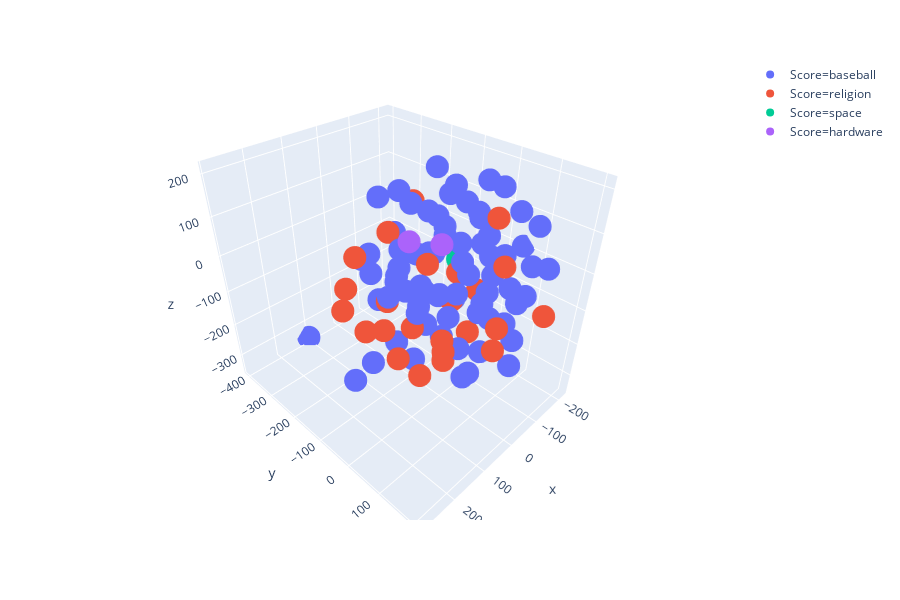

This figure's notebook cell:
### Code cell
fig = px.scatter_3d(df, x="x", y="y", z="z",color="Score")
fig.show()

### Figure 1 — Plotly figure (JSON) as saved in the notebook; plotly's stock layout.template omitted (floating-point values rounded to 4 significant figures)
{"data": [{"hoverlabel": {"namelength": 0}, "hovertemplate": "Score=baseball<br>x=%{x}<br>y=%{y}<br>z=%{z}", "legendgroup": "Score=baseball", "marker": {"color": "#636efa", "symbol": "circle"}, "mode": "markers", "name": "Score=baseball", "scene": "scene", "showlegend": true, "type": "scatter3d", "x": [-211.2, -5.67, 115.1, -73.01, 84.33, -105.1, 18.86, 42.14, -172.9, 36.43, -81.44, 115.2, -33.89, -44.35, 46.5, 91.12, 168.3, -14.8, -12.64, -127.3, -13.26, -83.36, 61.59, 59.71, -133.3, 1.229, -28.22, -108.4, -213.1, -128.8, 5.654, -57.24, 66.43, 102.8, 52.45, -112.2, 54.15, 66.01, 74.23, 40.65, 105.2, 106.2, -15.45, -137.9, -172.3, 21.64, 287.6, -36.15, -142.0, -174.1, 153.9, 190.1, -99.64, -54.53, -76.73, -142.7, -55.78, 35.95, 38.65, 129.8, 150.5, -34.07, -39.94, -67.8, -128.5, 43.84, -173.0, -9.473, -88.54, -218.1, -25.53, -72.18, 17.0], "y": [-36.5, -79.23, 121.7, -33.27, -26.45, 144.8, 73.29, 110.0, 143.9, -22.38, 107.7, 150.0, -187.7, 153.9, 69.65, -49.42, 17.79, -93.3, 174.3, -105.7, 2.125, -78.76, 93.38, -84.36, -8.214, 162.1, 19.51, -112.7, -77.87, -150.8, -5.67, 60.95, -174.3, -21.25, 54.49, 68.65, -158.1, -86.83, 45.35, -27.36, 6.547, -400.1, -175.2, 25.34, 97.97, -31.97, 27.16, -89.37, -31.44, -34.58, 60.59, -31.13, 56.62, 68.6, -17.01, -154.2, -141.8, -237.1, -105.1, -97.17, -22.61, -33.25, 82.13, -96.71, 34.1, 123.2, 57.49, -91.9, 151.4, 46.79, 168.1, 48.83, -192.8], "z": [-57.15, -66.0, 73.99, -113.6, 194.5, 138.0, 48.45, -181.3, 5.821, -123.8, -114.9, -115.5, -102.9, -15.05, 131.6, 85.24, 76.36, -138.1, -82.7, 116.9, 209.6, 36.42, -109.1, 11.1, 23.33, 49.43, 33.14, -163.5, 33.63, -61.73, 122.7, 102.3, 10.07, 2.432, -52.41, 34.19, -115.2, -196.3, 13.49, -30.15, -165.9, -345.3, 33.06, -50.49, -90.66, 55.74, -90.38, 111.9, 91.43, 158.1, 17.17, -145.9, 195.5, -206.0, 144.6, 36.85, -28.56, -45.37, 179.5, 23.22, 10.99, -207.2, -20.8, 201.9, -167.0, -7.033, 114.1, 11.96, 53.95, 4.212, -165.7, -84.89, 127.9]}, {"hoverlabel": {"namelength": 0}, "hovertemplate": "Score=religion<br>x=%{x}<br>y=%{y}<br>z=%{z}", "legendgroup": "Score=religion", "marker": {"color": "#EF553B", "symbol": "circle"}, "mode": "markers", "name": "Score=religion", "scene": "scene", "showlegend": true, "type": "scatter3d", "x": [211.4, 104.8, 45.85, -58.53, -5.797, 57.27, 210.4, 30.11, 87.03, 90.65, 143.1, 145.4, 93.96, 189.9, 155.2, -2.762, 65.21, 125.6, -69.43, -114.1, -174.0, -9.545, 172.0, 184.5], "y": [66.47, 1.263, 172.7, -16.02, 64.33, -119.8, -97.72, 28.8, -94.05, 26.26, -169.2, -103.8, 202.4, -73.62, 72.28, 16.38, 181.0, 101.8, -168.0, 182.9, -39.76, 111.4, -15.29, 154.7], "z": [-58.61, -80.65, 124.4, -24.0, -119.4, 84.12, -32.16, -204.7, -70.51, 84.4, -46.02, -129.6, 26.54, 99.55, -137.3, -56.62, -57.9, -44.11, 97.61, -70.82, -142.6, 179.3, -58.93, -2.909]}, {"hoverlabel": {"namelength": 0}, "hovertemplate": "Score=space<br>x=%{x}<br>y=%{y}<br>z=%{z}", "legendgroup": "Score=space", "marker": {"color": "#00cc96", "symbol": "circle"}, "mode": "markers", "name": "Score=space", "scene": "scene", "showlegend": true, "type": "scatter3d", "x": [-125.5], "y": [-71.29], "z": [-42.85]}, {"hoverlabel": {"namelength": 0}, "hovertemplate": "Score=hardware<br>x=%{x}<br>y=%{y}<br>z=%{z}", "legendgroup": "Score=hardware", "marker": {"color": "#ab63fa", "symbol": "circle"}, "mode": "markers", "name": "Score=hardware", "scene": "scene", "showlegend": true, "type": "scatter3d", "x": [129.4, 146.0], "y": [93.27, 29.62], "z": [172.7, 159.2]}], "layout": {"height": 600, "legend": {"tracegroupgap": 0}, "margin": {"t": 60}, "scene": {"domain": {"x": [0, 0.98], "y": [0, 1]}, "xaxis": {"title": {"text": "x"}}, "yaxis": {"title": {"text": "y"}}, "zaxis": {"title": {"text": "z"}}}}}
